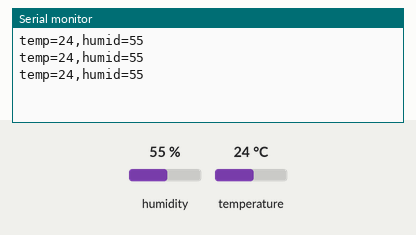
This sketch was run on a simulated Arduino Uno, built with avr-gcc and run on an emulated ATmega328P. Parts: the last lines printed to the serial monitor. Inputs (shaded band) come from the test bench; at power-on: humidity 55 %, temperature 24 °C.

Above: at 2.8 s.
2.9 s: humidity set to 22 %
At 5.5 s:
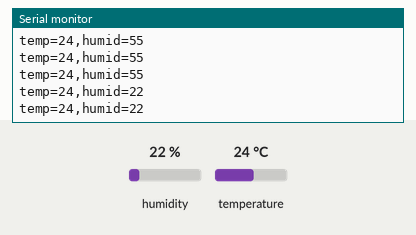
5.6 s: temperature set to 12 °C
At 7.5 s:
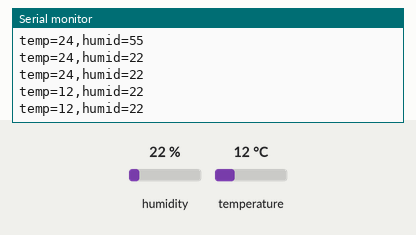
8.3 s: humidity set to 40 %
At 9.9 s:
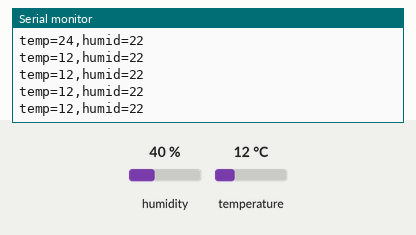
Timing chart, 0 to 11.4 s (numbered marks = the images above; inputs shaded):
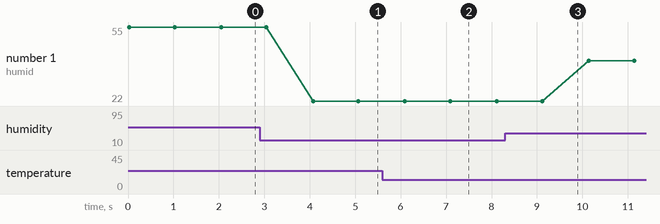

The sketch:

Ex_DHT11_basic.ino
```cpp
#include "DHT.h"

#define DHTTYPE DHT11
#define DHTPIN 13

DHT dht(DHTPIN , DHTTYPE);

int temp = 0, humid = 0;

void setup() {
  Serial.begin(115200);
  dht.begin();
}

void loop() {
  temp  = dht.readTemperature();
  humid = dht.readHumidity();

  Serial.print("temp="); Serial.print(temp);
  Serial.print(",humid="); Serial.println(humid);
  delay(1000);
}  
```

Measured:
- after the input at 2.9 s, the serial monitor: prints a new line after 1.2 s (image 1)
- after the input at 5.6 s, the serial monitor: prints a new line after 0.50 s (image 2)
- plotted number 1: 55 → 22 after the input at 2.9 s, 22 → 40 after the input at 8.3 s
